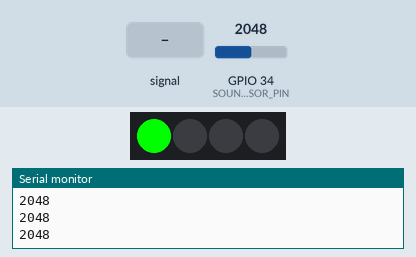
This sketch was run on a simulated ESP32. On the bench: 4 RGB LEDs in strip order, left to right, the last lines printed to the serial monitor. The inputs (shaded band) are chosen by the test bench; at power-on: GPIO 34 (SOUND_SENSOR_PIN) = 2048.

Above: at 1.2 s.
1.3 s: GPIO 34 (SOUND_SENSOR_PIN) fed a 200 Hz sine of ±327 counts around its level
At 1.91 s:
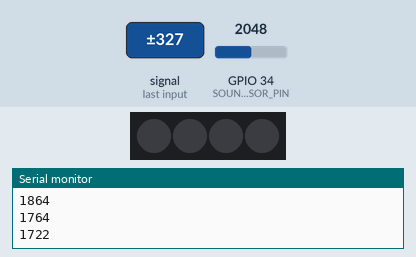
4.3 s: GPIO 34 (SOUND_SENSOR_PIN) set to 2866
5.8 s: GPIO 34 (SOUND_SENSOR_PIN) set to 2321
7.3 s: GPIO 34 (SOUND_SENSOR_PIN) set to 2237
At 8.3 s:
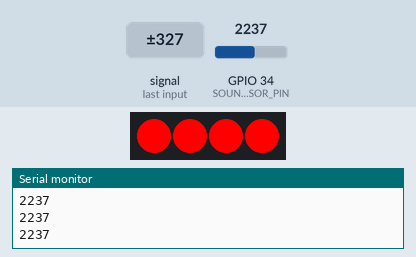
8.8 s: GPIO 34 (SOUND_SENSOR_PIN) set to 2047
At 9.8 s:
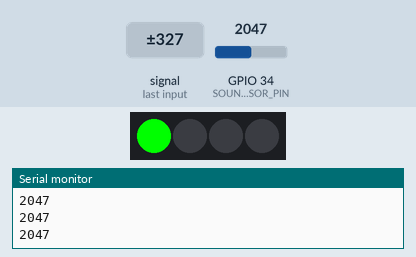
Timing chart, 0 to 11.3 s (numbered marks = the images above; inputs shaded):
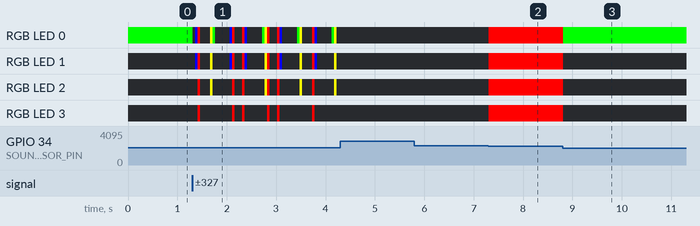

Measured:
- after the input at 7.3 s, RGB LED 0–3: off → RGB(255, 0, 0) at once
- after the input at 8.8 s, RGB LED 0: RGB(255, 0, 0) → RGB(0, 255, 0) at once; RGB LED 1–3: RGB(255, 0, 0) → off at once

The sketch:

sound_sensor_test_3.ino
```cpp
#include <Adafruit_NeoPixel.h>

#define SOUND_SENSOR_PIN 34  // Analog input from HW-484
#define NEOPIXEL_PIN 27      // Data pin for NeoPixel
#define NUM_LEDS 4

#define NO_COLOR   0
#define COLOR_RED   strip.Color(255, 0, 0)
#define COLOR_ORANGE   strip.Color(255, 255, 0)
#define COLOR_BLUE   strip.Color(0, 0, 255)
#define COLOR_GREEN   strip.Color(0, 255, 0)

Adafruit_NeoPixel strip(NUM_LEDS, NEOPIXEL_PIN, NEO_GRB + NEO_KHZ800);

void setup() {
  Serial.begin(115200);
  strip.begin();

  // Initialize all pixels to 'off'
  for (int i = 0; i < NUM_LEDS; i++) {
    strip.setPixelColor(i, NO_COLOR);
  }
  strip.show();  // Show the cleared strip
}

void loop() {
  int soundValue = analogRead(SOUND_SENSOR_PIN);
  Serial.println(soundValue);

  // Normalize to number of LEDs
  int ledCount = map(soundValue, 1900, 2200, 0, NUM_LEDS);

  // Light up based on sound level
  switch(ledCount)
  {
    case 1:
      strip.setPixelColor(0, COLOR_GREEN);
      strip.setPixelColor(1, NO_COLOR);
      strip.setPixelColor(2, NO_COLOR);
      strip.setPixelColor(3, NO_COLOR);
    break;
    case 2:
      strip.setPixelColor(0, COLOR_BLUE);
      strip.setPixelColor(1, COLOR_BLUE);
      strip.setPixelColor(2, NO_COLOR);
      strip.setPixelColor(3, NO_COLOR);
    break;
    case 3:
      strip.setPixelColor(0, COLOR_ORANGE);
      strip.setPixelColor(1, COLOR_ORANGE);
      strip.setPixelColor(2, COLOR_ORANGE);
      strip.setPixelColor(3, NO_COLOR);
    break;
    case 4:
      strip.setPixelColor(0, COLOR_RED);
      strip.setPixelColor(1, COLOR_RED);
      strip.setPixelColor(2, COLOR_RED);
      strip.setPixelColor(3, COLOR_RED);
    break;
    default:
      strip.setPixelColor(0, NO_COLOR);
      strip.setPixelColor(1, NO_COLOR);
      strip.setPixelColor(2, NO_COLOR);
      strip.setPixelColor(3, NO_COLOR);
    break;
  }
  strip.show();
  delay(50);  // Small delay for visual effect
}
```
